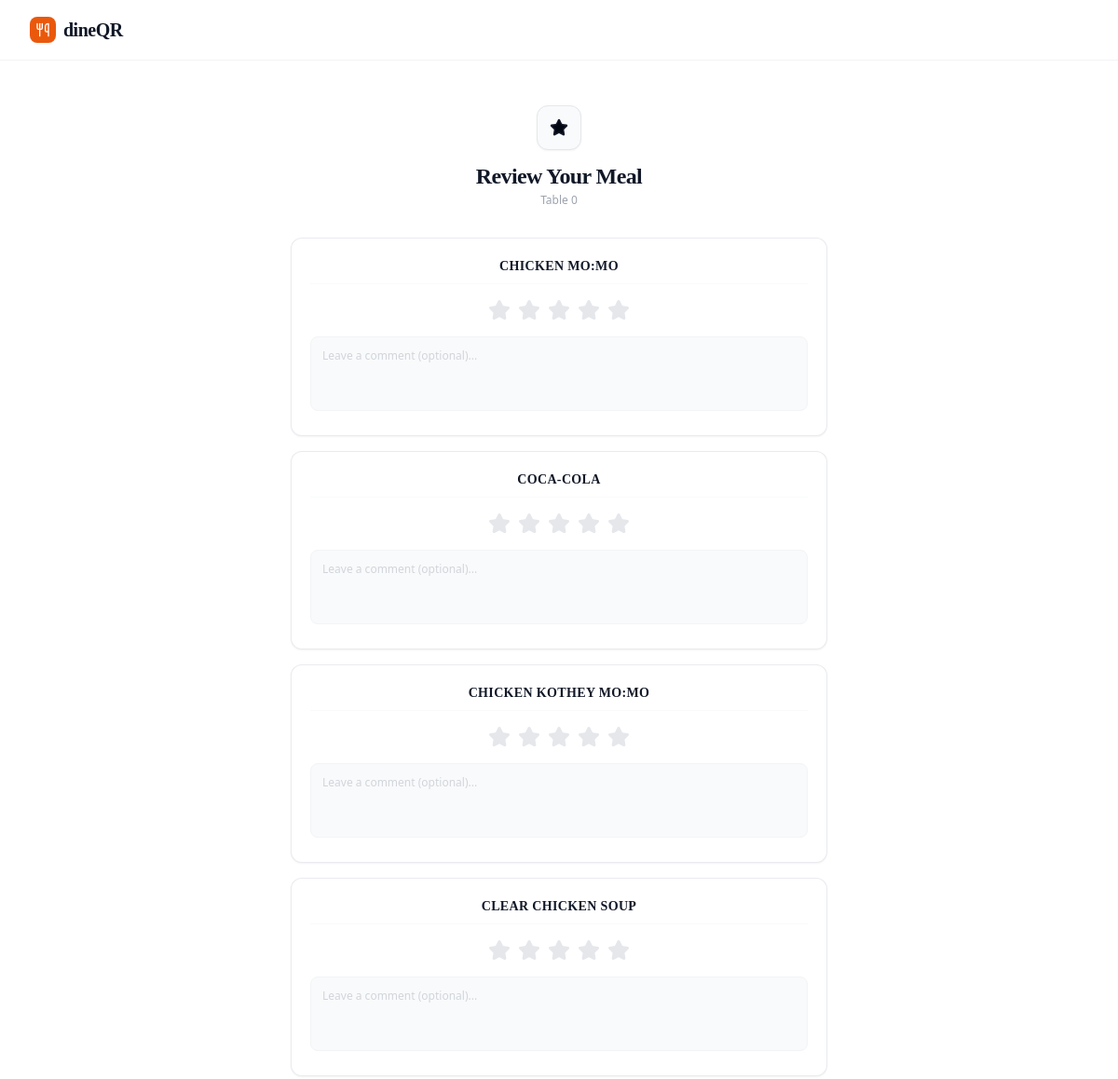
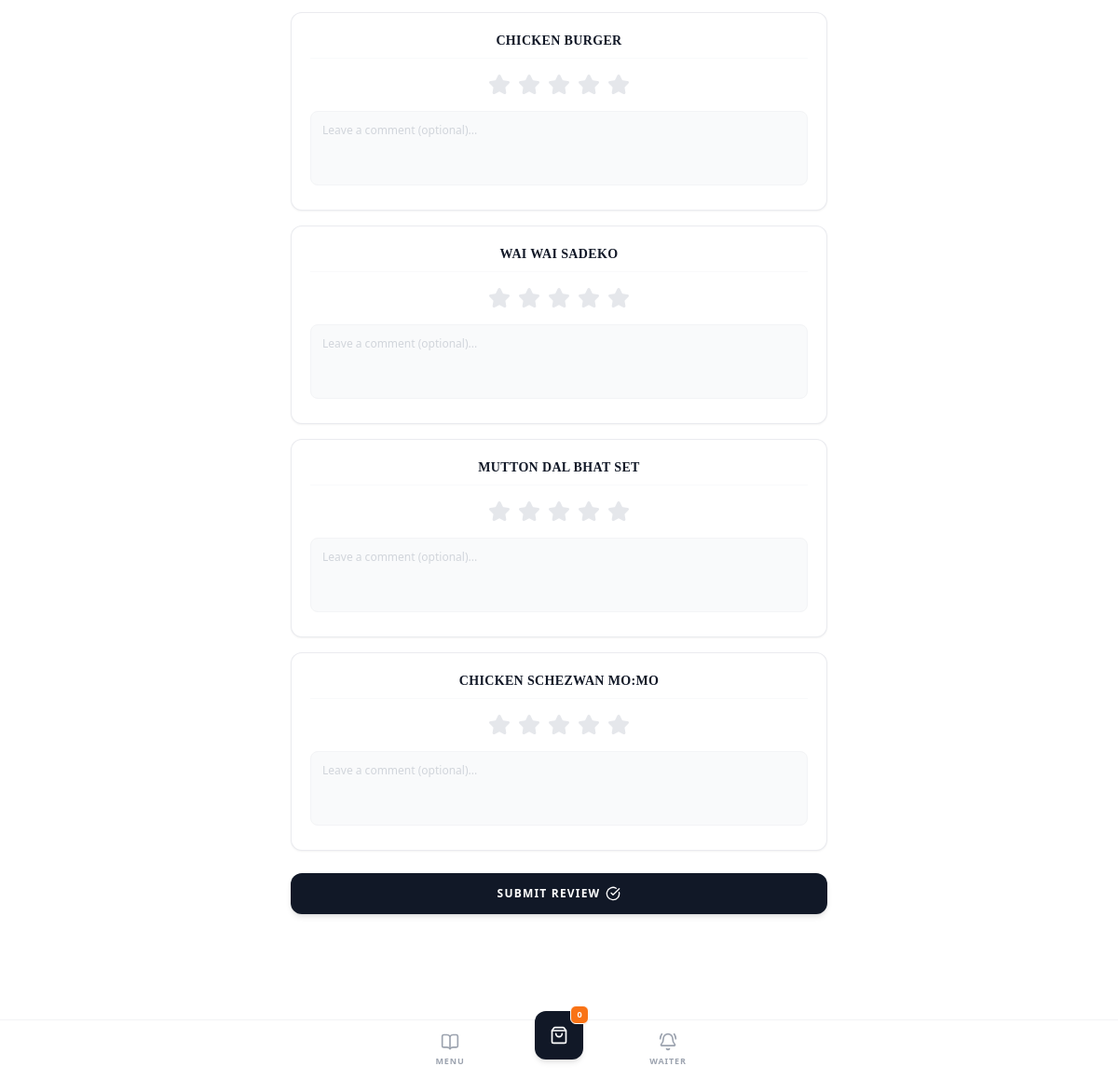
Page /order/review/12/ on the committed database (2 pictures, top to bottom).
### orders/models.py (models this page shows, shortened)
class Order(models.Model):
    id: int
    STATUS_CHOICES = [
        ("received", "Received"),
        ("preparing", "Preparing"),
        ("ready", "Ready"),
        ("completed", "Completed"),
    ]
    table_number = models.IntegerField()
    status = models.CharField(max_length=20, choices=STATUS_CHOICES, default="received")
    total_price = models.DecimalField(max_digits=10, decimal_places=2, default=0.00)  # type: ignore
    is_paid = models.BooleanField(default=False)
    paid_at = models.DateTimeField(null=True, blank=True)
    paid_amount = models.DecimalField(max_digits=10, decimal_places=2, default=0.00)
    created_at = models.DateTimeField(auto_now_add=True)

class MenuItem(models.Model):
    category = models.ForeignKey(
        Category, on_delete=models.CASCADE, related_name="items"
    )
    name = models.CharField(max_length=200)
    description = models.TextField(blank=True)
    price = models.DecimalField(max_digits=6, decimal_places=2)
    image = models.ImageField(upload_to="menu_items/", blank=True, null=True)
    is_available = models.BooleanField(default=True)
    veg = models.BooleanField(default=False)
    SPICE_CHOICES = [
        ("sweet", "Sweet"),
        ("neutral", "Neutral"),
        ("mild", "Mild"),
        ("medium", "Medium"),
        ("hot", "Hot"),
    ]
    spice_level = models.CharField(
        max_length=10, choices=SPICE_CHOICES, default="neutral"
    )
    preparation_time = models.PositiveIntegerField(default=15)
    is_featured = models.BooleanField(
        default=False, verbose_name="Featured/Recommended"
    )
    def image_tag(self):
        if self.image:
            return format_html(
                '<img src="{}" style="width: 50px; height:50px; object-fit:cover; border-radius:5px;" />',
                self.image.url,
            )
        return "No Image"
    image_tag.short_description = "Preview"

### orders/views.py (the view, shortened to what this page needs)
# urls.py: path("order/review/<int:order_id>/", views.order_review_page, name="order_review"),
def order_review_page(request, order_id):
    try:
        current_order = Order.objects.get(id=order_id)
        orders_to_review = Order.objects.filter(
            table_number=current_order.table_number,
            status__in=["received", "cooking", "ready", "completed"],
        ).prefetch_related("items__menu_item")
    except Order.DoesNotExist:
        return redirect("menu")
    items_to_review = []
    seen_items = set()
    for o in orders_to_review:
        for i in o.items.all():
            if i.menu_item.id not in seen_items:
                items_to_review.append(i.menu_item)
                seen_items.add(i.menu_item.id)
    return render(
        request,
        "orders/order_review.html",
        {"order": current_order, "items_to_review": items_to_review},
    )

### templates/orders/order_review.html (shortened to what this page needs)
{% extends 'orders/base.html' %}
{% block content %}
<div class="max-w-xl mx-auto py-6 pb-16">
    <div class="text-center mb-8">
        <div class="w-12 h-12 bg-gray-50 border border-gray-200 rounded-xl flex items-center justify-center mx-auto mb-3 shadow-sm">
            <i data-lucide="star" class="w-5 h-5 text-gray-900 fill-gray-950"></i>
        </div>
        <h1 class="text-2xl font-serif font-bold text-gray-900 tracking-tight">Review Your Meal</h1>
        <p class="text-xs text-gray-400 font-medium mt-0.5">Table {{ order.table_number }}</p>
    </div>
    <form method="POST" id="review-form" class="space-y-4">
        {% for item in items_to_review %}
        <div class="bg-white rounded-xl p-5 border border-gray-200/80 shadow-sm space-y-4">
            <h3 class="font-serif font-bold text-sm text-gray-900 text-center uppercase tracking-wide border-b border-gray-50 pb-2">{{ item.name }}</h3>
            <div class="flex justify-center gap-2 flex-row-reverse" id="star-group-{{ item.id }}">
                <label for="star5_{{ item.id }}" class="cursor-pointer text-gray-200 hover:text-gray-900 peer-checked:text-gray-900 transition-colors">
                    <i data-lucide="star" class="w-6 h-6 fill-current"></i>
                </label>
                <label for="star4_{{ item.id }}" class="cursor-pointer text-gray-200 hover:text-gray-900 peer-checked:text-gray-900 transition-colors">
                    <i data-lucide="star" class="w-6 h-6 fill-current"></i>
                </label>
                <label for="star3_{{ item.id }}" class="cursor-pointer text-gray-200 hover:text-gray-900 peer-checked:text-gray-900 transition-colors">
                    <i data-lucide="star" class="w-6 h-6 fill-current"></i>
                </label>
                <label for="star2_{{ item.id }}" class="cursor-pointer text-gray-200 hover:text-gray-900 peer-checked:text-gray-900 transition-colors">
                    <i data-lucide="star" class="w-6 h-6 fill-current"></i>
                </label>
                <label for="star1_{{ item.id }}" class="cursor-pointer text-gray-200 hover:text-gray-900 peer-checked:text-gray-900 transition-colors">
                    <i data-lucide="star" class="w-6 h-6 fill-current"></i>
                </label>
            </div>
            <textarea
                name="comment_{{ item.id }}"
                placeholder="Leave a comment (optional)..."
                class="w-full p-3 bg-gray-50 border border-gray-100 rounded-lg text-xs focus:bg-white outline-none transition-all resize-none h-20 font-normal placeholder:text-gray-300"
            ></textarea>
        </div>
        {% endfor %}
        <div class="pt-2">
            <button type="submit" class="w-full bg-gray-900 text-white font-bold py-3.5 rounded-xl text-xs uppercase tracking-widest hover:bg-gray-800 transition-all shadow-md flex items-center justify-center gap-1.5">
                Submit Review <i data-lucide="check-circle" class="w-4 h-4"></i>
            </button>
        </div>
    </form>
</div>
{% endblock %}

### templates/orders/base.html (shortened to what this page needs)
{% load static %}
<!DOCTYPE html>
<html lang="en" class="scroll-smooth">
<head>
    <script src="https://cdn.tailwindcss.com"></script>
</head>
<body class="bg-white text-gray-900 relative min-h-screen font-sans antialiased overflow-x-hidden w-full">
    <nav class="bg-white/95 backdrop-blur-md sticky top-0 z-40 border-b border-gray-100 transition-all">
        <div class="max-w-7xl mx-auto px-4 sm:px-6 lg:px-8 h-16 flex items-center justify-between">
            <a id="logo-link" href="{% url 'menu' %}" class="text-xl font-serif font-bold text-gray-900 tracking-tight flex items-center gap-2">
                <div class="bg-orange-600 text-white p-1.5 rounded-lg shadow-sm">
                    <i data-lucide="utensils" class="w-4 h-4"></i>
                </div>
                <span>dineQR</span>
            </a>
        </div>
    </nav>
    <div class="max-w-7xl mx-auto px-4 sm:px-6 lg:px-8 py-6 animate-in fade-in duration-300">
        {% block content %}{% endblock %}
    </div>
    <div class="fixed bottom-0 left-0 w-full bg-white/95 backdrop-blur-md border-t border-gray-100 z-40 pb-safe shadow-lg">
        <div class="flex justify-around items-center h-16 max-w-md mx-auto px-4">
            <a id="nav-menu" href="{% url 'menu' %}" class="flex flex-col items-center justify-center w-full h-full text-gray-400 hover:text-gray-900 transition-colors">
                <i data-lucide="book-open" class="w-5 h-5 mb-1"></i>
                <span class="text-[9px] font-bold uppercase tracking-widest">Menu</span>
            </a>
            <a id="nav-cart" href="{% url 'cart_detail' %}" class="relative -top-4 bg-gray-900 text-white p-4 rounded-xl shadow-md hover:bg-gray-800 transition-all hover:scale-105 transform flex items-center justify-center">
                <i data-lucide="shopping-bag" class="w-5 h-5"></i>
                <span id="cart-count" class="absolute -top-1.5 -right-1.5 bg-gray-950 text-white text-[9px] font-extrabold rounded-md h-5 w-5 flex items-center justify-center border border-white shadow-sm transition-all duration-200">
                    0
                </span>
            </a>
            <button onclick="openWaiterModal()" class="flex flex-col items-center justify-center w-full h-full text-gray-400 hover:text-gray-900 transition-colors focus:outline-none">
                <i data-lucide="bell-ring" class="w-5 h-5 mb-1"></i>
                <span class="text-[9px] font-bold uppercase tracking-widest">Waiter</span>
            </button>
        </div>
    </div>
</body>
</html>

### templates/orders/base.html (style rules this page uses)
body { padding-bottom: 90px; }

### rows in the picture
Order: table_number "0"
MenuItem: name "CHICKEN MO:MO", id "Leave a comment (optional)..."
MenuItem: name "COCA-COLA", id "Leave a comment (optional)..."
MenuItem: name "CHICKEN KOTHEY MO:MO", id "Leave a comment (optional)..."
MenuItem: name "CLEAR CHICKEN SOUP", id "Leave a comment (optional)..."
MenuItem: name "CHICKEN BURGER", id "Leave a comment (optional)..."
MenuItem: name "WAI WAI SADEKO", id "Leave a comment (optional)..."
MenuItem: name "MUTTON DAL BHAT SET", id "Leave a comment (optional)..."
MenuItem: name "CHICKEN SCHEZWAN MO:MO", id "Leave a comment (optional)..."
